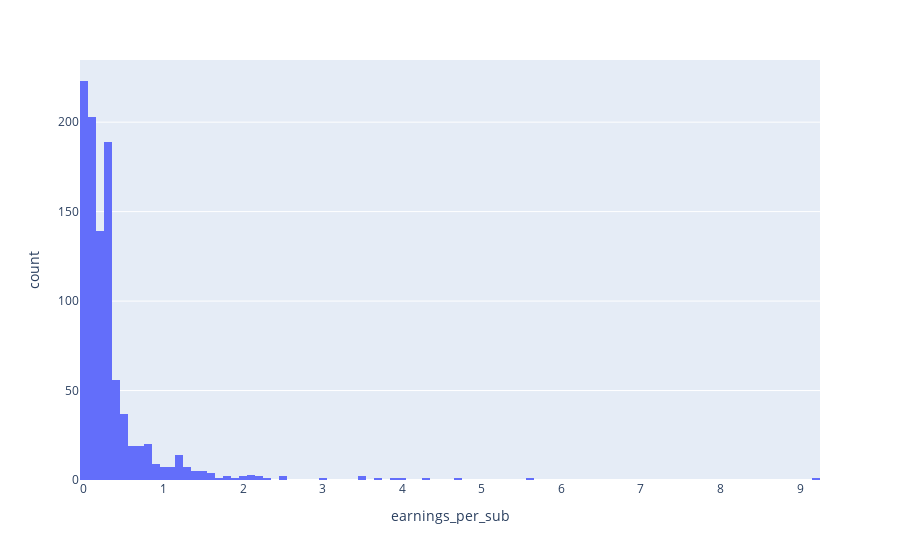

Notebook code cell kept with this figure:
### Markdown cell above
Looking at distributions of data for the new features

### Code cell
#hist = df['earnings_per_sub'].hist(bins=15)
hist = px.histogram(df, x="earnings_per_sub")
hist.show()

### Figure 1 — Plotly figure (JSON) as saved in the notebook; plotly's stock layout.template omitted (floating-point values rounded to 4 significant figures; data arrays with more than 128 entries replaced by an {"elided": "..."} marker saying what was removed)
{"data": [{"alignmentgroup": "True", "bingroup": "x", "hovertemplate": "earnings_per_sub=%{x}<br>count=%{y}<extra></extra>", "legendgroup": "", "marker": {"color": "#636efa", "pattern": {"shape": ""}}, "name": "", "offsetgroup": "", "orientation": "v", "showlegend": false, "type": "histogram", "x": {"elided": "987 float values"}, "xaxis": "x", "yaxis": "y"}], "layout": {"autosize": true, "barmode": "relative", "legend": {"tracegroupgap": 0}, "margin": {"t": 60}, "xaxis": {"anchor": "y", "autorange": true, "domain": [0, 1], "range": [-0.05, 9.25], "title": {"text": "earnings_per_sub"}, "type": "linear"}, "yaxis": {"anchor": "x", "autorange": true, "domain": [0, 1], "range": [0, 234.7], "title": {"text": "count"}}}}
